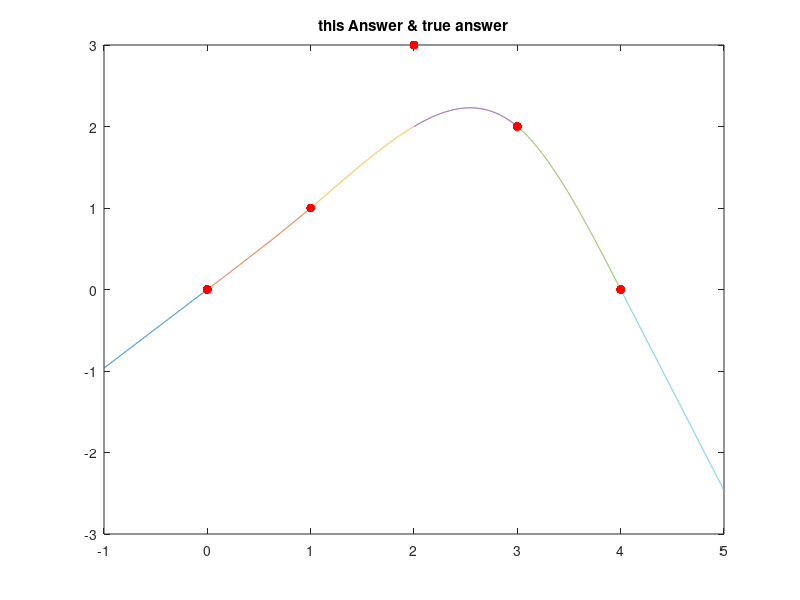

MATLAB code for this plot:
clear all
fg=[0 1 3 2 0];
xx=[0 1 2 3 4];

h=0.001;
% st ans
figure(8); clf
w=1;
basex=repmat(0:h:1-h,[length(xx)+1 1])';
xn=repmat([xx(1)-w xx],[size(basex,1) 1]);
xn=xn+basex;    

yn(:,1) =  (27*xn(:,1))/28
yn(:,2) = xn(:,2).^3/28 + (27*xn(:,2))/28
yn(:,3) = (33*xn(:,3))/28 - (xn(:,3) - 1).^3/7 - (xn(:,3) - 2).^3/28 - 3/14
yn(:,4) = (9*xn(:,4))/28 - (13*(xn(:,4) - 2).^3)/28 + (xn(:,4) - 3).^3/7 + 3/2
yn(:,5) = (13*(xn(:,5) - 4).^3)/28 - (69*xn(:,5))/28 + 69/7
yn(:,6) = 69/7 - (69*xn(:,6))/28

% yn(:,1) = (15*xn(:,1))/28;
% yn(:,2) = (13*xn(:,2).^3)/28 + (15*xn(:,2))/28;
% yn(:,3) = (93*xn(:,3))/28 - (6*(xn(:,3) - 1).^3)/7 - (13*(xn(:,3) - 2).^3)/28 - 39/14;
% yn(:,4) = (6*(xn(:,4) - 3).^3)/7 - (xn(:,4) - 2).^3/28 - (51*xn(:,4))/28 + 15/2;
% yn(:,5) = (xn(:,5) - 4).^3/28 - (57*xn(:,5))/28 + 57/7;
% yn(:,6) =  57/7 - (57*xn(:,6))/28;

plot(xn,yn), hold on;


plot(xx,fg,'r.','MarkerSize',20), hold on;
title('this Answer & true answer');

% figure(9); clf
% 
% subplot(1,2,1); 
% x=-1:0.1:5;
% p1= @(x) (x.*(x-1).*(x-3).*(x-4))/4-(x.*(x-1).*(x-2).*(x-4))/2-(x.*(x-2).*(x-3).*(x-4))/6;
% 
% plot(x,p1(x),'b-'), hold on;
% plot(xx,fg,'r.','MarkerSize',20), hold on;
% set(gca,'xlim',[-1,5],'ylim',[-2,6]);
% title('this Answer');
% 
% p1=@(x) (3*x.*(x - 1).*(x - 3).*(x - 4))/4 - (x.*(x - 1).*(x - 2).*(x - 4))/3 - (x.*(x - 2).*(x - 3).*(x - 4))/6;
% subplot(1,2,2); 
%   plot(x,p1(x),'b-'), hold on;
% plot(xx,fg,'r.','MarkerSize',20), hold on;
% set(gca,'xlim',[-1,5],'ylim',[-2,6]);
% title('True Answer');
% 


